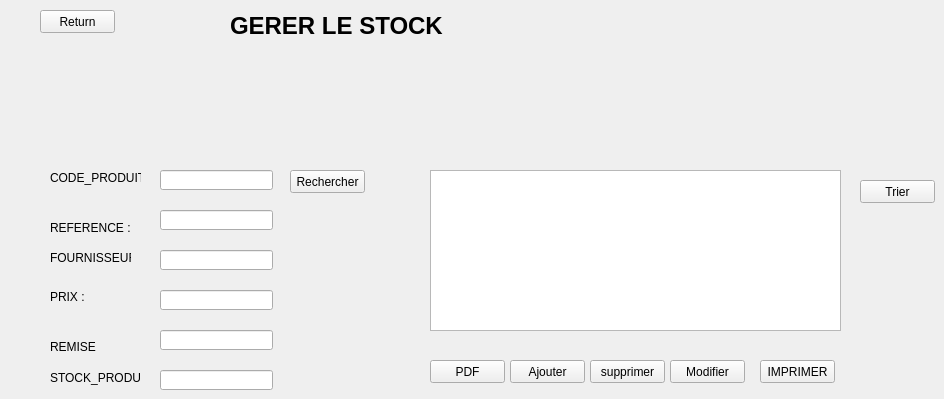
      <widget class="QWidget" name="page_68">
       <widget class="QLabel" name="label_204">
        <property name="geometry">
         <rect>
          <x>230</x>
          <y>10</y>
          <width>231</width>
          <height>31</height>
         </rect>
        </property>
        <property name="font">
         <font>
          <pointsize>18</pointsize>
          <weight>75</weight>
          <bold>true</bold>
         </font>
        </property>
        <property name="text">
         <string>GERER LE STOCK </string>
        </property>
       </widget>
       <widget class="QPushButton" name="pushButton_352">
        <property name="geometry">
         <rect>
          <x>290</x>
          <y>170</y>
          <width>75</width>
          <height>23</height>
         </rect>
        </property>
        <property name="text">
         <string>Rechercher</string>
        </property>
       </widget>
       <widget class="QLabel" name="label_205">
        <property name="geometry">
         <rect>
          <x>50</x>
          <y>170</y>
          <width>91</width>
          <height>16</height>
         </rect>
        </property>
        <property name="text">
         <string>CODE_PRODUIT :</string>
        </property>
       </widget>
       <widget class="QLineEdit" name="lineEdit_152">
        <property name="geometry">
         <rect>
          <x>160</x>
          <y>170</y>
          <width>113</width>
          <height>20</height>
         </rect>
        </property>
       </widget>
       <widget class="QLabel" name="label_206">
        <property name="geometry">
         <rect>
          <x>50</x>
          <y>220</y>
          <width>81</width>
          <height>16</height>
         </rect>
        </property>
        <property name="text">
         <string>REFERENCE :</string>
        </property>
       </widget>
       <widget class="QLineEdit" name="lineEdit_153">
        <property name="geometry">
         <rect>
          <x>160</x>
          <y>210</y>
          <width>113</width>
          <height>20</height>
         </rect>
        </property>
       </widget>
       <widget class="QLabel" name="label_207">
        <property name="geometry">
         <rect>
          <x>50</x>
          <y>250</y>
          <width>81</width>
          <height>16</height>
         </rect>
        </property>
        <property name="text">
         <string>FOURNISSEUR :</string>
        </property>
       </widget>
       <widget class="QLineEdit" name="lineEdit_154">
        <property name="geometry">
         <rect>
          <x>160</x>
          <y>250</y>
          <width>113</width>
          <height>20</height>
         </rect>
        </property>
       </widget>
       <widget class="QLabel" name="label_208">
        <property name="geometry">
         <rect>
          <x>50</x>
          <y>290</y>
          <width>47</width>
          <height>13</height>
         </rect>
        </property>
        <property name="text">
         <string>PRIX :</string>
        </property>
       </widget>
       <widget class="QLineEdit" name="lineEdit_155">
        <property name="geometry">
         <rect>
          <x>160</x>
          <y>290</y>
          <width>113</width>
          <height>20</height>
         </rect>
        </property>
       </widget>
       <widget class="QLabel" name="label_209">
        <property name="geometry">
         <rect>
          <x>50</x>
          <y>340</y>
          <width>47</width>
          <height>13</height>
         </rect>
        </property>
        <property name="text">
         <string>REMISE :</string>
        </property>
       </widget>
       <widget class="QLineEdit" name="lineEdit_156">
        <property name="geometry">
         <rect>
          <x>160</x>
          <y>330</y>
          <width>113</width>
          <height>20</height>
         </rect>
        </property>
       </widget>
       <widget class="QLabel" name="label_210">
        <property name="geometry">
         <rect>
          <x>50</x>
          <y>370</y>
          <width>91</width>
          <height>16</height>
         </rect>
        </property>
        <property name="text">
         <string>STOCK_PRODUIT :</string>
        </property>
       </widget>
       <widget class="QLineEdit" name="lineEdit_157">
        <property name="geometry">
         <rect>
          <x>160</x>
          <y>370</y>
          <width>113</width>
          <height>20</height>
         </rect>
        </property>
       </widget>
       <widget class="QPushButton" name="pushButton_353">
        <property name="geometry">
         <rect>
          <x>510</x>
          <y>360</y>
          <width>75</width>
          <height>23</height>
         </rect>
        </property>
        <property name="text">
         <string>Ajouter</string>
        </property>
       </widget>
       <widget class="QPushButton" name="pushButton_354">
        <property name="geometry">
         <rect>
          <x>590</x>
          <y>360</y>
          <width>75</width>
          <height>23</height>
         </rect>
        </property>
        <property name="text">
         <string>supprimer</string>
        </property>
       </widget>
       <widget class="QPushButton" name="pushButton_355">
        <property name="geometry">
         <rect>
          <x>670</x>
          <y>360</y>
          <width>75</width>
          <height>23</height>
         </rect>
        </property>
        <property name="text">
         <string>Modifier</string>
        </property>
       </widget>
       <widget class="QPushButton" name="pushButton_356">
        <property name="geometry">
         <rect>
          <x>860</x>
          <y>180</y>
          <width>75</width>
          <height>23</height>
         </rect>
        </property>
        <property name="text">
         <string>Trier</string>
        </property>
       </widget>
       <widget class="QTableView" name="tableView_34">
        <property name="geometry">
         <rect>
          <x>430</x>
          <y>170</y>
          <width>411</width>
          <height>161</height>
         </rect>
        </property>
       </widget>
       <widget class="QPushButton" name="pushButton_357">
        <property name="geometry">
         <rect>
          <x>40</x>
          <y>10</y>
          <width>75</width>
          <height>23</height>
         </rect>
        </property>
        <property name="text">
         <string>Return</string>
        </property>
       </widget>
       <widget class="QPushButton" name="pushButton_358">
        <property name="geometry">
         <rect>
          <x>430</x>
          <y>360</y>
          <width>75</width>
          <height>23</height>
         </rect>
        </property>
        <property name="text">
         <string>PDF</string>
        </property>
       </widget>
       <widget class="QPushButton" name="pushButton_359">
        <property name="geometry">
         <rect>
          <x>760</x>
          <y>360</y>
          <width>75</width>
          <height>23</height>
         </rect>
        </property>
        <property name="text">
         <string>IMPRIMER</string>
        </property>
       </widget>
      </widget>
